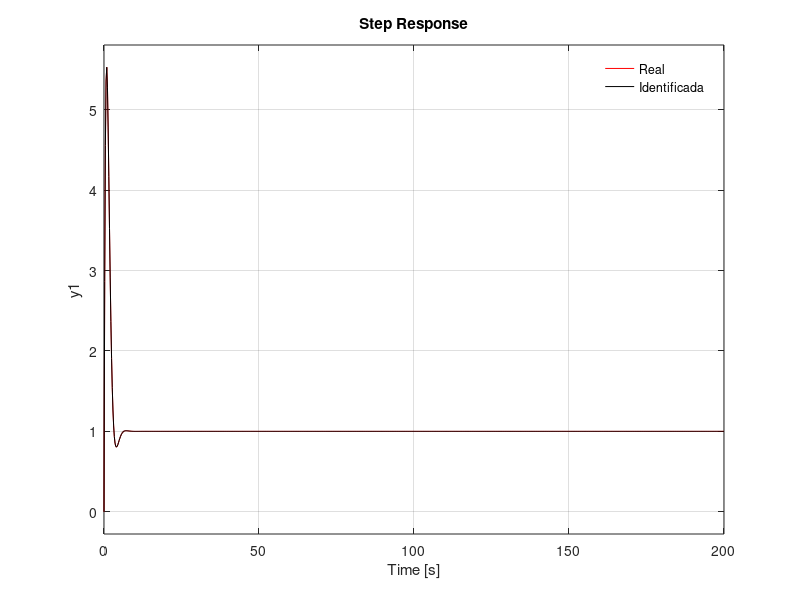

The MATLAB script that drew this image:
clear all;clc;

%Se elige funcion de transferencia real de prueba
%Planta con polos distintos
% sys_G=tf(2*[8 1],conv([5 1],[6 1])); 
% sys_G=tf(16*[45 1],conv([25 1],[30 1]))
sys_G=tf(2*[8 1],([ 1 2 2]));

%Genera la respuesta al escalon unitario
% desde 0 a 50 segundos con muestreo cada 2 segundos.
StepAmplitude = 1;
t_s=0:0.1:50;
[y,t0]=step(StepAmplitude*sys_G,t_s);

%Elige puntos de muestreo, tienen que ser equidistantes
%Tiempo inicial más largo para polos distintos
%Selecciona el punto en t=4 segundos como primer punto de muestreo (t1).
t_inic=3;
[val lugar] =min(abs(t_inic-t0)); y_t1=y(lugar);
t_t1=t0(lugar);
ii=1; 

[val lugar] =min(abs(2*t_inic-t0));
t_2t1=t0(lugar);
y_2t1=y(lugar);
[val lugar] =min(abs(3*t_inic-t0));
t_3t1=t0(lugar);
y_3t1=y(lugar);

%Cálculo de Parámetros Intermedios
%Calculo de ganacias
K=y(end)/StepAmplitude; %Ganancia estatica con el TVF
k1=(1/StepAmplitude)*y_t1/K-1;%Afecto el valor del Escalon, valores normalizados
k2=(1/StepAmplitude)*y_2t1/K-1;
k3=(1/StepAmplitude)*y_3t1/K-1;
%Calculo constantes de tiempo
be=4*k1^3*k3-3*k1^2*k2^2-4*k2^3+k3^2+6*k1*k2*k3; %polos distintos

%polos distintos
alfa1=(k1*k2+k3-sqrt(be))/(2*(k1^2+k2)); %depende de la cte de tiempo de p1
alfa2=(k1*k2+k3+sqrt(be))/(2*(k1^2+k2)); %depende de la cte de tiempo de p2
beta=(k1+alfa2)/(alfa1-alfa2); %depende de la cte de tiempo de z1
%beta=(2*k1^3+3*k1*k2+k3-sqrt(be))/(sqrt(be));%polos distintos
% alfa2= (k3 + k1*k2 + (4*k1^3*k3 - 3*k1^2*k2^2 + 6*k1*k2*k3 - 4*k2^3 + k3^2)^(1/2))/(2*(k1^2 + k2));
% alfa1= (k3 + k1*k2 - (4*k1^3*k3 - 3*k1^2*k2^2 + 6*k1*k2*k3 - 4*k2^3 + k3^2)^(1/2))/(2*(k1^2 + k2));

%Convierte los parámetros intermedios a constantes de tiempo físicas
%polos distintos
T1_ang=-t_t1/log(alfa1);
T2_ang=-t_t1/log(alfa2);
T3_ang=beta*(T1_ang-T2_ang)+T1_ang;
T1(ii)=T1_ang;
T2(ii)=T2_ang;
T3(ii)=T3_ang;
T3_ang=sum(T3/length(T3));
T2_ang=sum(T2/length(T2));
T1_ang=sum(T1/length(T1));

%Se valida el modelo identificado
%Compara la identificada con la original
sys_G_ang=tf(K*[T3_ang 1],conv([T1_ang 1],[T2_ang 1])) %Estimada 
step(StepAmplitude*sys_G,'r',StepAmplitude*sys_G_ang,'k',200),hold on
legend('Real','Identificada');
legend('boxoff');